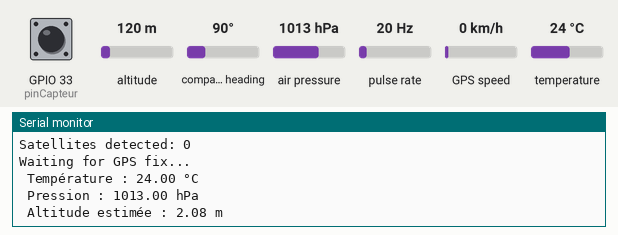
Recording of a sketch running on a simulated ESP32. Parts: the last lines printed to the serial monitor. Wiring (inferred from the names in the program): pulse sensor: data GPIO 32. Inputs (shaded band) come from the test bench; at power-on: compass heading 90°, pulse rate 20 Hz, altitude 120 m, GPIO 33 (pinCapteur) HIGH, air pressure 1013 hPa, GPS speed 0 km/h, temperature 24 °C. The GPS gets a fix after 3 s at 37.7749, -122.4194 with 8 satellites; no radio packets arrive unless stated.

Above: at 1.2 s.
1.3 s: compass heading set to 7°
At 2.3 s:
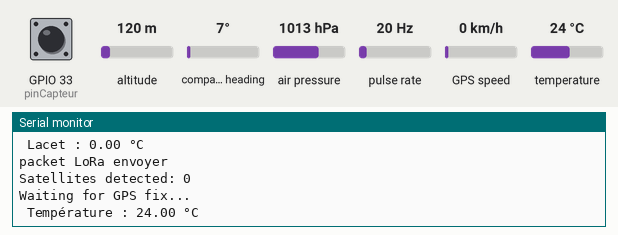
2.8 s: pulse rate (sensor on GPIO 32) set to 4 Hz
At 3.3 s:
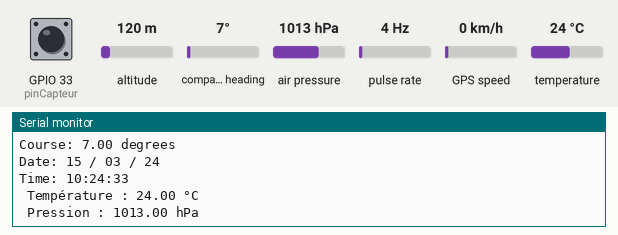
4.5 s: altitude set to 20 m
Timing chart, 0 to 5.4 s (numbered marks = the images above; inputs shaded):
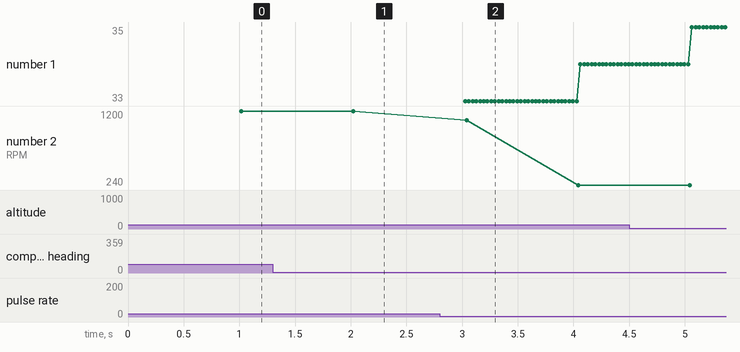

Measured:
- after the input at 1.3 s, the serial monitor: prints a new line at once (image 1)
- after the input at 2.8 s, the serial monitor: prints a new line after 0.24 s (image 2)
- plotted number 2: 1200 → 240 after the input at 2.8 s

The sketch:

TFE_Hordies_2025.ino
```cpp
//***********************************************
//TFE 6eme
//Quentin Hordies ඞ
//ESP32,MPU9250,BMP280,ADAFRUIT mini GPSpa 1010d , capteur a effet hall ,capteur inductif, lecteur de carte SD MSD-7-A
//début:20/02/25
//*******************NOTES***********************

//*****************librairies********************
#include "TFE_Hordies_2025.h"
//*****************CONSTANTE*********************

//****************OBJETS*************************

//*****************VARIABLES*********************
int counter =0;
//*****************SETUP*********************
void setup() {
  Serial.begin(115200);  // initialisation du port série
  while (!Serial);
  Wire.begin();

 init_RPM();
 init_LoRa();
 init_ECRAN();
 init_VITESSE();

 etat_GPS(adresse_GPS);
 etat_BMP(adresse_BMP);
 etat_MPU(adresse_MPU);

}

void loop() {


 lecture_GPS();
 lecture_BMP();
 lecture_MPU();
 lecture_RPM();


affichage_ECRAN_RPM(rpm);
affichage_ECRAN_VITESSE(vitesse_kmh);

 LoRa_beginPacket ();//création du paquet pour l'envoie par LoRa
 affichage_LoRa_packet(counter);

  affichage_LoRa_RPM ();
  affichage_LoRa_VITESSE ();
  affichage_LoRa_GPS();
  affichage_LoRa_BMP280();

LoRa_endPacket ();
// delay_second(1);  // en secondes !!!! A SUPPRIMER , POUR LES TESTS
}
```

BMP280.cpp
```cpp
#include "BMP280.h"

Adafruit_BMP280 bmp;

  float temperature;
  float pression;
  float altitude;
  byte status_BMP =1;


int init_BMP( char BMP_adr)
{

  if (!bmp.begin(BMP_adr)) // définition de l'adresse du BMP280 0x77
  {
   status_BMP =1;// echec init
  }
  else
  {
  status_BMP =0; // init reussie
  }

  // Configuration du capteur BMP280 Reprise de l'exemple test de la librairie
  bmp.setSampling(Adafruit_BMP280::MODE_NORMAL,      // Mode normal
                  Adafruit_BMP280::SAMPLING_X2,      // Suréchantillonnage x2 pour la température
                  Adafruit_BMP280::SAMPLING_X16,     // Suréchantillonnage x16 pour la pression
                  Adafruit_BMP280::FILTER_X16,       // Filtrage x16
                  Adafruit_BMP280::STANDBY_MS_500);  // Temps de repos de 500ms

  return status_BMP;

}

void etat_BMP(char BMP_adresse)
{

 if (init_BMP(BMP_adresse) ==1)
 {
  Serial.println("échec démarage BMP ");
 }
 else
 {
  Serial.println(" initialisation BMP OK");
 }

}

void mesure_BMP(void)
{
  temperature = bmp.readTemperature();
  pression = bmp.readPressure() / 100.0F;  // Convertir en hPa
  altitude = bmp.readAltitude(1013.25);    // 1013.25 hPa = pression moyenne au niveau de la mer

}

void affichage_BMP(void)
{
  Serial.printf(" Température : %.2f °C \n", temperature );// affichage température
  Serial.printf(" Pression : %.2f hPa \n", pression);// affichage de la pression atmosphérique
  Serial.printf(" Altitude estimée : %.2f m \n", altitude);// affichage de l'altitude
  Serial.println("----------------------");//segmentation des infos ,inutile juste pour mieux visualiser
}

void lecture_BMP(void)
{
 if(status_BMP ==0)
 {
  mesure_BMP();
  affichage_BMP();
 }
}
```

BMP280.h
```cpp
#ifndef BMP280_H     // Vérifie si  n'a pas encore été défini
  #define BMP280_H
#define adresse_BMP 0x77

#include "TFE_Hordies_2025.h"

extern Adafruit_BMP280 bmp;

int init_BMP( char BMP_adr );
void etat_BMP(char BMP_adresse);
void mesure_BMP(void);
void affichage_BMP(void);
void lecture_BMP(void);

  extern float temperature;
  extern float pression;
  extern float altitude;

  #endif
```

ECRAN.cpp
```cpp
#include "MINIGPS.h"

void init_ECRAN() {

  Serial1.begin(9600, SERIAL_8N1, 16, 17);
  nextion.begin(9600);  // TX = 17, RX = 16 (à adapter selon ton câblage)
}

void affichage_ECRAN_RPM(int rpm_calcule) {
  // Conversion : suppose que 4000 RPM = 100% de la jauge
  int valeurRPM= map(rpm_calcule, 0, 5000, 0, 100);  // À adapter selon ton moteur et jauge

  // Envoie la commande au Nextion pour mettre à jour la jauge j0
  nextion.print("j0.val=");
  nextion.print(valeurRPM);
  nextion.write(0xFF);
  nextion.write(0xFF);
  nextion.write(0xFF);

}
void affichage_ECRAN_VITESSE(int VITESSE_calcule) {
  // Conversion : suppose que 80Km/h = 100% de la jauge
  int valeurVITESSE= map(VITESSE_calcule, 0, 80, 0, 100);  // À adapter selon ton moteur et jauge

  // Envoie la commande au Nextion pour mettre à jour la jauge z0
  nextion.print("z0.val=");
  nextion.print(valeurVITESSE);
  nextion.write(0xFF);
  nextion.write(0xFF);
  nextion.write(0xFF);

}
```

ECRAN.h
```cpp
#ifndef ECRAN_H     // Vérifie si  n'a pas encore été défini
  #define ECRAN_H

#include "TFE_Hordies_2025.h"

#define nextion Serial1 // Port série dédié à l'écran Nextion (UART2)

void init_ECRAN(void);
void affichage_ECRAN_RPM(int rpm_calcule);
void affichage_ECRAN_VITESSE(int VITESSE_calcule);

  #endif
```

LoRa_tfe.cpp
```cpp
#include "LoRa_tfe.h"


#define ss 5 // pin chip select
#define rst 14 // pin reset
#define dio0 2


int init_LoRa(void)
{

  LoRa.setPins(ss, rst, dio0);
    if (!LoRa.begin(433E6))
  {
    return 1 ;
  }
  else
  {
    return 0 ;
  }


}

void etat_LoRa (void)
{
 if (init_LoRa ()==1)
 {
  Serial.println("échec démarage LoRa ");
 }
 else
 {
  Serial.println("initialisation LoRa OK");
 }
}

void affichage_LoRa_RPM (void)
{
  LoRa.print("Rpm : ");
  LoRa.print(rpm);
  LoRa.println(" Tour/min ");// affichage vitesse
}

void affichage_LoRa_VITESSE (void)
{
  LoRa.print("Vitesse : ");
  LoRa.println(vitesse_kmh);
  LoRa.printf(" Km/h ");// affichage vitesse
}

void affichage_LoRa_BMP280 (void)
{
  LoRa.printf(" Température : %.2f °C \n", temperature );// affichage température
  LoRa.printf(" Pression : %.2f hPa \n", pression);// affichage de la pression atmosphérique
  LoRa.printf(" Altitude estimée : %.2f m \n", altitude);// affichage de l'altitude
}

void affichage_LoRa_GPS (void)
{
LoRa.print("Satellites detected: "); // AFFICHAGE DES DONNEES DU GPS
  LoRa.println(GPS.satellites);  // affichage du nombre de sattelites

  if (GPS.fix) {  // affichage des autres données GPS si elles sont disponibles

    LoRa.println("GPS Data:");// affichage lattitude
    LoRa.print("  Latitude: ");
    LoRa.print(GPS.latitude, 4);
    LoRa.print(GPS.lat);
    LoRa.print("  Longitude: ");
    LoRa.print(GPS.longitude, 4);
    LoRa.println(GPS.lon);
    LoRa.printf("Sattelites: %02d \n", GPS.satellites); // affichage des satellites
    LoRa.printf("Altitude: %.2f meters \n", GPS.altitude);// affichage de l'altitude
    LoRa.printf("Speed: %.2f knots \n", GPS.speed);// affichage de la vitesse
    LoRa.printf("Course: %.2f degrees \n", GPS.angle);
    LoRa.printf("Date: %02d / %02d / %02d \n", GPS.day, GPS.month, GPS.year);// affichage de la date
    LoRa.printf("Time: %02d:%02d:%02d \n", GPS.hour, GPS.minute, GPS.seconds);//affichage de l'heure
  }
   else
  {
   LoRa.println("Waiting for GPS fix...");// affiché si ne trouve pas de sattelite
  }

}

int affichage_LoRa_packet (int packet_number)
{
  LoRa.print("packet: "); // ENVOIS PAR LoRa
  LoRa.println(packet_number);

return counter++ ;
}

void LoRa_beginPacket (void)
{
  LoRa.beginPacket();
}

void LoRa_endPacket (void)
{
  LoRa.endPacket(true); // true = async / non-blocking mode
  LoRa.println("----------------------"); //segmentation des infos ,inutile juste pour mieux visualiser
  Serial.println("packet LoRa envoyer");
}
```

LoRa_tfe.h
```cpp
#ifndef LORA_TFE_H     // Vérifie si  n'a pas encore été défini
  #define LORA_TFE_H

#include "TFE_Hordies_2025.h"

extern unsigned int rpm;

int init_LoRa(void);
void etat_LoRa(void);
void affichage_LoRa_RPM (void);
void affichage_LoRa_VITESSE (void);
void affichage_LoRa_BMP280(void);
void affichage_LoRa_GPS(void);
int affichage_LoRa_packet(int packet_number);

void LoRa_beginPacket (void);
void LoRa_endPacket (void);

#endif
```

MINIGPS.cpp
```cpp
#include "MINIGPS.h"

Adafruit_GPS GPS(&Wire);

byte status_GPS =1 ;

int init_GPS(char GPS_adr)
{
  if (!GPS.begin(GPS_adr)) // définition de l'adresse du GPS 0x10
  {
   status_GPS =1;// echec init
  }
  else
  {
   status_GPS =0;
  }

    //configuration du GPS Reprise de l'exemple de la librairie
  GPS.sendCommand(PMTK_SET_NMEA_OUTPUT_RMCGGA);
  GPS.sendCommand(PMTK_SET_NMEA_UPDATE_1HZ);  // fréquence de mise a jour du GPS 1Hz
  GPS.sendCommand(PMTK_API_SET_FIX_CTL_1HZ);

return status_GPS;
}

void etat_GPS(char GPS_adresse)
{
 if (init_GPS( GPS_adresse ) ==1)
 {
  Serial.println("échec démarage GPS ");
 }
 else
 {
  Serial.println(" initialisation GPS OK");
 }
}

void mesure_GPS(void)
{
  GPS.read();
  if (GPS.newNMEAreceived()) { //si de nouvelles données sont reçu
    if (!GPS.parse(GPS.lastNMEA())) {  // analyse du NMEA reçue
      Serial.println("erreur d'analyse"); // erreur d'analyse
    }
  }
}

void affichage_GPS(void)
{
 Serial.print("Satellites detected: ");
 Serial.println(GPS.satellites);  // affichage du nombre de sattelites

  if (GPS.fix) {  // affichage des autres données GPS si elles sont disponibles

    Serial.println("GPS Data:");
    Serial.print("  Latitude: ");// affichage lattitude
    Serial.print(GPS.latitude, 4);
    Serial.print(GPS.lat);
    Serial.print("  Longitude: ");// affichage longitude
    Serial.print(GPS.longitude, 4);
    Serial.println(GPS.lon);
    Serial.printf("Sattelites: %02d \n", GPS.satellites); // affichage des satellites
    Serial.printf("Altitude: %.2f meters \n", GPS.altitude);// affichage de l'altitude
    Serial.printf("Speed: %.2f knots \n", GPS.speed);// affichage de la vitesse
    Serial.printf("Course: %.2f degrees \n", GPS.angle);
    Serial.printf("Date: %02d / %02d / %02d \n", GPS.day, GPS.month, GPS.year);// affichage de la date
    Serial.printf("Time: %02d:%02d:%02d \n", GPS.hour, GPS.minute, GPS.seconds);//affichage de l'heure
  }
   else
  {
    Serial.println("Waiting for GPS fix...");// affiché si ne trouve pas de sattelite
  }
}

void lecture_GPS(void)
{
 if(status_GPS ==0)
 {
  mesure_GPS();
  affichage_GPS();
 }
}
```

MINIGPS.h
```cpp
#ifndef MINI_GPS_H     // Vérifie si  n'a pas encore été défini
  #define MINI_GPS_H

#define adresse_GPS 0x10

#include "TFE_Hordies_2025.h"

extern Adafruit_GPS GPS;

int init_GPS(char GPS_adr);
void etat_GPS(char GPS_adresse);
void mesure_GPS(void);
void affichage_GPS(void);
void lecture_GPS(void) ;

#endif
```

MPU.cpp
```cpp
#include "MPU.h"

MPU9250 mpu;

  float yaw; //gauche droite
  float pitch; // haut bas
  float roll; //tonneau
  byte status_MPU =1;

int init_MPU(char MPU_adr) //********INITIALISATION
{
  if (!mpu.setup( MPU_adr))
  {
   status_MPU =1;// echec init
  }
  else
  {
   status_MPU =0;// réussite init
  }
  return status_MPU;
}

void etat_MPU(char MPU_adresse)
{
 if (init_MPU( MPU_adresse) ==1)
 {
  Serial.println("échec démarage MPU ");
 }
 else
 {
  Serial.println(" initialisation MPU OK");
 }
}

int mesure_MPU(void)//**********MESURE
{

yaw= mpu.getYaw();
pitch = mpu.getPitch();
roll= mpu.getRoll();


  /*
  if (mpu.update()) {
        static uint32_t prev_ms = millis();
        if (millis() > prev_ms + 25) {
            affichage_MPU();
            prev_ms = millis();
        }
    }
  */
}


void affichage_MPU(void)//**********AFFICHAGE
{

 Serial.printf(" Roulis : %.2f °C \n", yaw );// gauche droite
 Serial.printf(" Tangage : %.2f °C \n", pitch );// haut bas
 Serial.printf(" Lacet : %.2f °C \n", roll );// tonneau


  /*
    Serial.print("Yaw, Pitch, Roll: ");
    Serial.print(mpu.getYaw(), 2); //gauche droite
    Serial.print(", ");
    Serial.print(mpu.getPitch(), 2);// haut bas
    Serial.print(", ");
    Serial.println(mpu.getRoll(), 2);//tonneau
   */
}

void lecture_MPU(void)
{
 if(status_MPU ==0)
 {
  mesure_MPU();
  affichage_MPU();
 }
}
```

MPU.h
```cpp
#ifndef MPU_H     // Vérifie si il n'a pas encore été défini
  #define MPU_H
#define adresse_MPU 0x68
#include "TFE_Hordies_2025.h"

extern MPU9250 mpu;

int init_MPU(char MPU_adr);
void etat_MPU(char MPU_adresse);
void affichage_MPU(void);
int mesure_MPU(void); // mesure + affichage série
void lecture_MPU(void);

#endif
```

RPM.cpp
```cpp
#include "RPM.h"

unsigned int rpm = 0;

const int hallPin = 32;                 // Capteur Hall branché ici
volatile unsigned long pulseCount = 0;  // Compteur d’impulsions
unsigned long lastMeasure = 0;

void IRAM_ATTR countPulse() {
  pulseCount++;  // Incrémente à chaque impulsion (interruption)
}

void init_RPM()
{
  Serial.begin(115200);
  pinMode(hallPin, INPUT_PULLUP);
  attachInterrupt(digitalPinToInterrupt(hallPin), countPulse, FALLING);
}

void lecture_RPM() {
  if (millis() - lastMeasure >= 1000) { // Toutes les secondes
    noInterrupts();                     // On bloque pendant la lecture
    unsigned long count = pulseCount;
    pulseCount = 0;
    interrupts();

    rpm = count * 60;                  // Conversion en tours/min
    Serial.print("RPM: ");
    Serial.println(rpm);

    lastMeasure = millis();           // On redémarre le chrono
  }

}
```

RPM.h
```cpp
#ifndef RPM_H     // Vérifie si  n'a pas encore été défini
  #define RPM_H

#include "TFE_Hordies_2025.h"


extern unsigned int rpm;

void init_RPM(void);
void lecture_RPM(void);


  #endif
```

TFE_Hordies_2025.cpp
```cpp
#include "TFE_Hordies_2025.h"


void delay_second(int secondes){

  delay (1000*secondes);
}
```

TFE_Hordies_2025.h
```cpp
#ifndef TFE_Hordies_2025_H
 # define TFE_Hordies_2025_H

extern int counter ;
extern unsigned int rpm;
extern float vitesse_kmh;

// carte sd
#include <SdFat.h>//2.3.0
#include <ArduinoJson.h>  //7.3.0


#include <Wire.h> //
#include <SPI.h> //
#include <Adafruit_BMP280.h> // Adafruit BMP280 Library by Adafruit 2.6.8
#include <MPU9250.h> // MPU9250 by hideakitai 0.4.8
#include <Adafruit_GPS.h> // Adafruit GPS Library by Adafruit 1.7.5
#include <LoRa.h>  // LoRa by Sandeep Mistry 0.8.0
// #include <RPM.h> //
#include <Arduino.h>//ecran


#include "MPU.h"
#include "MINIGPS.h"
#include "BMP280.h"
#include "LoRa_tfe.h"
#include "RPM.h"
#include "ECRAN.h"
#include "VITESSE.h"
//#include "CARTE_SD.h"

void delay_second(int secondes);


 #endif
```

VITESSE.cpp
```cpp
#include "VITESSE.h" // avec l'aide de ChatGPT

 float vitesse_kmh =0;

 const int pinCapteur = 33;
 const float circonference_m = 2.1;  // longueur d’un tour de roue en mètres
 unsigned long dernier_top ;

void determiner_vitesse() {
 unsigned long maintenant = millis();
  unsigned long temps_ecoule = maintenant - dernier_top;

  if (temps_ecoule > 50) { // Anti-rebond (50 ms mini entre deux tops)
    float temps_sec = temps_ecoule / 1000.0; // conversion en secondes
    float vitesse_ms = circonference_m / temps_sec; // en m/s
    vitesse_kmh = vitesse_ms * 3.6; // en km/h
    dernier_top = maintenant;

  }
}

void init_VITESSE() {
  pinMode(pinCapteur, INPUT_PULLUP);
  attachInterrupt(digitalPinToInterrupt(pinCapteur), determiner_vitesse, FALLING);
}
```

VITESSE.h
```cpp
#ifndef VITESSE_H     // Vérifie si  n'a pas encore été défini
  #define VITESSE_H

#include "TFE_Hordies_2025.h"

#define nextion Serial1

extern float vitesse_kmh;

void init_VITESSE(void);
void determiner_vitesse(void);

  #endif
```
